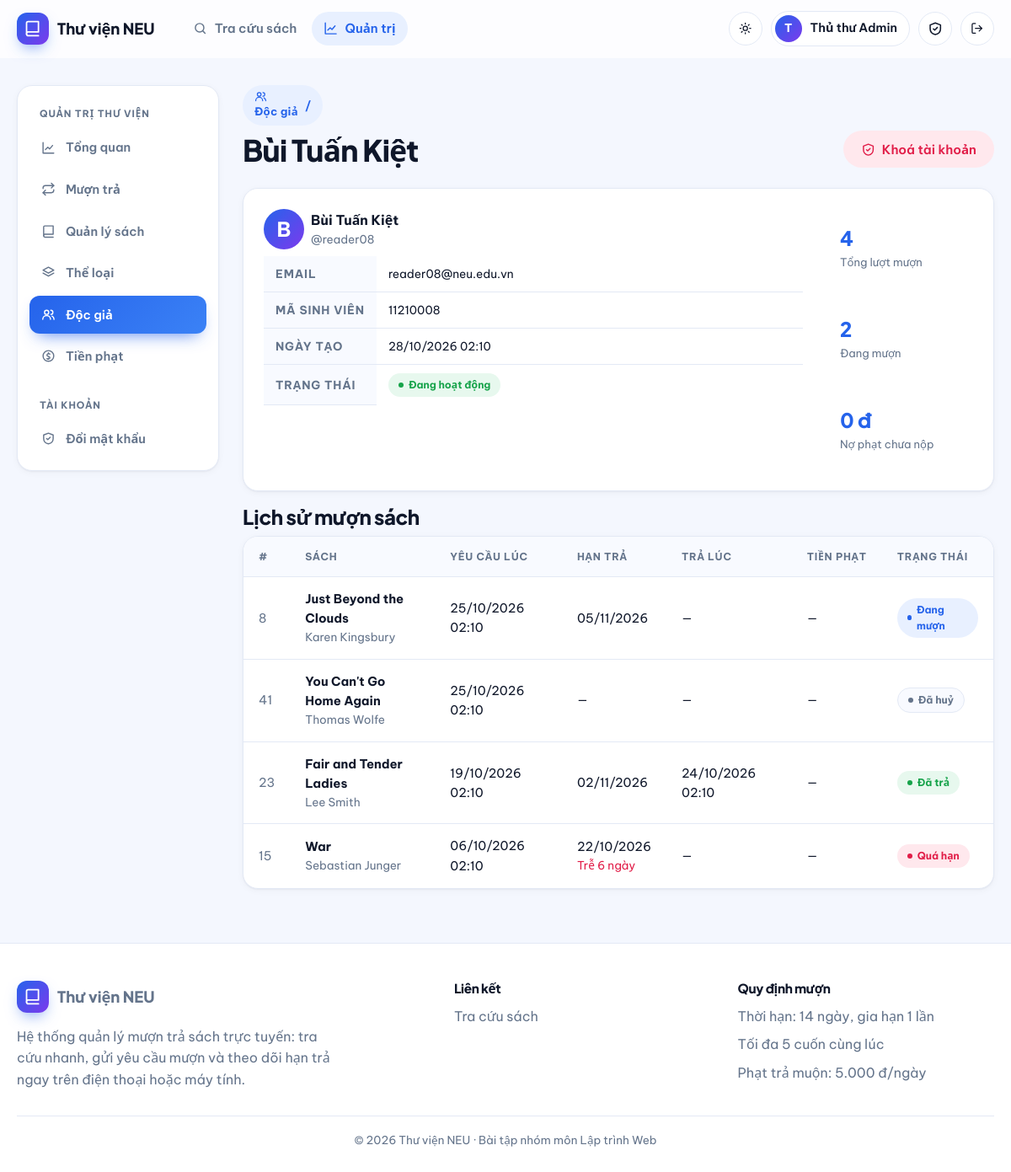
/admin/users/9 (signed in), run on the app's committed database.
### app/models.py (models this page shows, shortened)
class User(UserMixin, db.Model):
    id = db.Column(db.Integer, primary_key=True)
    username = db.Column(db.String(50), unique=True, nullable=False, index=True)
    email = db.Column(db.String(120), unique=True, nullable=False)
    full_name = db.Column(db.String(100), nullable=False)
    student_code = db.Column(db.String(30))
    password_hash = db.Column(db.String(255), nullable=False)
    role = db.Column(db.String(20), nullable=False, default=ROLE_READER)
    active = db.Column(db.Boolean, nullable=False, default=True)
    created_at = db.Column(db.DateTime, default=datetime.now)
    loans = db.relationship("Loan", foreign_keys="Loan.user_id", back_populates="user")
    @property
    def is_active(self):  # Flask-Login: tài khoản bị khoá không đăng nhập được
        return self.active
    @property
    def is_admin(self):
        return self.role == ROLE_ADMIN

class Loan(db.Model):
    id = db.Column(db.Integer, primary_key=True)
    user_id = db.Column(db.Integer, db.ForeignKey("user.id"), nullable=False)
    book_id = db.Column(db.Integer, db.ForeignKey("book.id"), nullable=False)
    status = db.Column(db.String(20), nullable=False, default=LOAN_PENDING, index=True)
    requested_at = db.Column(db.DateTime, default=datetime.now)
    approved_at = db.Column(db.DateTime)
    due_date = db.Column(db.Date)
    returned_at = db.Column(db.DateTime)
    renew_count = db.Column(db.Integer, default=0)
    fine_amount = db.Column(db.Integer, default=0)
    fine_paid = db.Column(db.Boolean, default=False)
    note = db.Column(db.String(255))
    processed_by = db.Column(db.Integer, db.ForeignKey("user.id"))
    user = db.relationship("User", foreign_keys=[user_id], back_populates="loans")
    book = db.relationship("Book", back_populates="loans")
    processor = db.relationship("User", foreign_keys=[processed_by])
    @property
    def is_overdue(self):
        return self.status == LOAN_BORROWING and self.due_date and date.today() > self.due_date
    @property
    def overdue_days(self):
        if self.is_overdue:
            return (date.today() - self.due_date).days
        return 0
    @property
    def status_label(self):
        if self.is_overdue:
            return ("Quá hạn", "danger")
        return STATUS_LABELS.get(self.status, (self.status, "secondary"))

class Book(db.Model):
    id = db.Column(db.Integer, primary_key=True)
    title = db.Column(db.String(200), nullable=False, index=True)
    author = db.Column(db.String(120), nullable=False)
    isbn = db.Column(db.String(20))
    publisher = db.Column(db.String(120))
    year = db.Column(db.Integer)
    description = db.Column(db.Text)
    cover_url = db.Column(db.String(500))          # URL ảnh bìa
    location = db.Column(db.String(20))            # Vị trí kệ, vd: "Tủ 03 - Ngăn 07"
    total_copies = db.Column(db.Integer, nullable=False, default=1)
    available_copies = db.Column(db.Integer, nullable=False, default=1)
    category_id = db.Column(db.Integer, db.ForeignKey("category.id"))
    category = db.relationship("Category", back_populates="books")
    loans = db.relationship("Loan", back_populates="book")

### app/blueprints/admin.py (the view)
@bp.route("/users/<int:user_id>")
@admin_required
def user_detail(user_id):
    user = User.query.get_or_404(user_id)
    if user.is_admin:
        abort(403)
    loans = Loan.query.filter_by(user_id=user.id).order_by(Loan.requested_at.desc()).all()
    unpaid = sum(l.fine_amount for l in loans if l.fine_amount and not l.fine_paid)
    return render_template("admin/user_detail.html", user=user, loans=loans, unpaid=unpaid)

### app/blueprints/admin.py (called while the page is built)
def admin_required(fn):
    @wraps(fn)
    @login_required
    def wrapper(*a, **kw):
        if not current_user.is_admin:
            abort(403)
        return fn(*a, **kw)
    return wrapper

### app/models.py (called while the page is built)
@login_manager.user_loader
def load_user(user_id):
    return db.session.get(User, int(user_id))

### app/templates/admin/user_detail.html (shortened to what this page needs)
{% extends "admin/_layout.html" %}
{% from "macros.html" import csrf, icon, status_badge, empty %}
{% block admin_content %}
<div class="page-head" data-reveal>
  <div>
    <span class="eyebrow">
      <a href="{{ url_for('admin.users') }}">{{ icon('users') }} Độc giả</a> /
    </span>
    <h1 class="mt-1">{{ user.full_name }}</h1>
  </div>
  <div class="row-actions">
    <form method="post" action="{{ url_for('admin.user_toggle', user_id=user.id) }}"
      {% if user.active %}data-confirm="Khoá tài khoản {{ user.username }}? Người này sẽ không đăng nhập được."{% endif %}>
      <button class="btn {{ 'btn-danger' if user.active else 'btn-success' }}">
        {{ icon('shield') }} {{ 'Khoá tài khoản' if user.active else 'Mở khoá' }}
      </button>
    </form>
  </div>
</div>
<div class="card mb-2" data-reveal>
  <div class="card-body">
    <div class="grid-2" style="gap:1.5rem">
      <div>
        <div class="flex items-center gap-1 mb-1">
          <span class="avatar" style="width:3rem;height:3rem;font-size:1.5rem">{{ user.full_name[:1]|upper }}</span>
          <div>
            <div class="fw-bold">{{ user.full_name }}</div>
            <div class="small muted">@{{ user.username }}</div>
          </div>
        </div>
        <table class="table table-sm" style="max-width:420px">
          <tr><th style="width:130px">Email</th><td>{{ user.email }}</td></tr>
          <tr><th>Mã sinh viên</th><td>{{ user.student_code or '—' }}</td></tr>
          <tr><th>Ngày tạo</th><td>{{ user.created_at|dt }}</td></tr>
          <tr><th>Trạng thái</th><td>
            {% if user.active %}
              <span class="badge badge-success">Đang hoạt động</span>
            {% else %}
              <span class="badge badge-secondary">Bị khoá</span>
            {% endif %}
          </td></tr>
        </table>
      </div>
      <div>
        <div class="stat-row">
          <div class="stat-card">
            <div class="stat-num" data-count="{{ loans|length }}">{{ loans|length }}</div>
            <div class="stat-label">Tổng lượt mượn</div>
          </div>
          <div class="stat-card">
            <div class="stat-num" data-count="{{ loans|selectattr('status','equalto','borrowing')|list|length }}">{{ loans|selectattr('status','equalto','borrowing')|list|length }}</div>
            <div class="stat-label">Đang mượn</div>
          </div>
          <div class="stat-card" style="{{ 'color:var(--danger)' if unpaid > 0 }}">
            <div class="stat-num">{{ unpaid|vnd }}</div>
            <div class="stat-label">Nợ phạt chưa nộp</div>
          </div>
        </div>
      </div>
    </div>
  </div>
</div>
<h2 class="mt-2 mb-1" data-reveal>Lịch sử mượn sách</h2>
{% if loans %}
<div class="table-wrap" data-reveal>
  <table class="table">
    <thead>
      <tr>
        <th>#</th>
        <th>Sách</th>
        <th>Yêu cầu lúc</th>
        <th>Hạn trả</th>
        <th>Trả lúc</th>
        <th>Tiền phạt</th>
        <th>Trạng thái</th>
      </tr>
    </thead>
    <tbody>
    {% for l in loans %}
    <tr>
      <td class="muted">{{ l.id }}</td>
      <td>
        <b>{{ l.book.title }}</b>
        <div class="small muted">{{ l.book.author }}</div>
      </td>
      <td>{{ l.requested_at|dt }}</td>
      <td>
        {{ l.due_date.strftime('%d/%m/%Y') if l.due_date else '—' }}
        {% if l.is_overdue %}
          <div class="small" style="color:var(--danger)">Trễ {{ l.overdue_days }} ngày</div>
        {% endif %}
      </td>
      <td>{{ l.returned_at|dt if l.returned_at else '—' }}</td>
      <td>
        {% if l.fine_amount %}
          {{ l.fine_amount|vnd }}
          {% if l.fine_paid %}
            <span class="badge badge-success">Đã thu</span>
          {% else %}
            <span class="badge badge-danger">Chưa nộp</span>
          {% endif %}
        {% else %}
          —
        {% endif %}
      </td>
      <td>{{ status_badge(l) }}</td>
    </tr>
    {% endfor %}
    </tbody>
  </table>
</div>
{% else %}
<div class="card">{{ empty('📚', 'Chưa có lịch sử mượn', 'Độc giả này chưa gửi yêu cầu mượn sách nào.') }}</div>
{% endif %}
{% endblock %}

### app/templates/macros.html (shortened to what this page needs)
{% macro icon(name) %}<svg class="icon" viewBox="0 0 24 24" aria-hidden="true">{{ _icons[name]|safe }}</svg>{% endmacro %}
{% macro status_badge(loan) %}
  {% set l = loan.status_label %}<span class="badge badge-{{ 'warning' if l[1]=='warning' else 'primary' if l[1]=='primary' else 'success' if l[1]=='success' else 'danger' if l[1]=='danger' else 'secondary' }}">{{ l[0] }}</span>
{% endmacro %}

### app/templates/base.html (shortened to what this page needs)
{% from "macros.html" import icon %}
<!doctype html>
<html lang="vi">
<head>
  <link rel="stylesheet" href="{{ url_for('static', filename='css/style.css') }}">
</head>
<body>
<header class="navbar">
  <div class="container nav-inner">
    <a class="brand" href="{{ url_for('main.index') }}"><span class="brand-mark">{{ icon('book') }}</span>Thư viện NEU</a>
    <nav class="nav-links" id="nav-links">
      <a class="nav-link {{ 'active' if request.endpoint in ('main.index','main.book_detail') }}" href="{{ url_for('main.index') }}">{{ icon('search') }} Tra cứu sách</a>
      {% if current_user.is_authenticated and current_user.is_admin %}
      <a class="nav-link {{ 'active' if request.blueprint == 'admin' }}" href="{{ url_for('admin.dashboard') }}">{{ icon('chart') }} Quản trị</a>
      {% endif %}
    </nav>
    <div class="nav-actions">
      <button class="icon-btn theme-toggle" type="button" aria-label="Đổi giao diện sáng/tối">
        <span class="sun">{{ icon('sun') }}</span><span class="moon">{{ icon('moon') }}</span>
      </button>
      {% if current_user.is_authenticated %}
        <div class="user-chip"><span class="avatar">{{ current_user.full_name[:1]|upper }}</span><span class="name">{{ current_user.full_name }}</span></div>
        <a class="icon-btn" href="{{ url_for('auth.change_password') }}" aria-label="Đổi mật khẩu" title="Đổi mật khẩu">{{ icon('shield') }}</a>
        <form method="post" action="{{ url_for('auth.logout') }}">
          <button class="icon-btn" aria-label="Đăng xuất" title="Đăng xuất">{{ icon('logout') }}</button>
        </form>
      {% else %}
        <a class="btn btn-ghost btn-sm" href="{{ url_for('auth.login') }}">Đăng nhập</a>
        <a class="btn btn-primary btn-sm" href="{{ url_for('auth.register') }}">Đăng ký</a>
      {% endif %}
    </div>
  </div>
</header>
<main>
  <div class="container">{% block content %}{% endblock %}</div>
</main>
<footer class="footer">
  <div class="container">
    <div class="footer-grid">
      <div>
        <a class="brand" href="{{ url_for('main.index') }}"><span class="brand-mark">{{ icon('book') }}</span>Thư viện NEU</a>
        <p class="muted mt-2" style="max-width:380px">Hệ thống quản lý mượn trả sách trực tuyến: tra cứu nhanh, gửi yêu cầu mượn và theo dõi hạn trả ngay trên điện thoại hoặc máy tính.</p>
      </div>
      <div><h4>Liên kết</h4><ul>
        <li><a href="{{ url_for('main.index') }}">Tra cứu sách</a></li>
      </ul></div>
      <div><h4>Quy định mượn</h4><ul class="muted">
        <li>Thời hạn: {{ config.LOAN_DAYS }} ngày, gia hạn {{ config.MAX_RENEWALS }} lần</li>
        <li>Tối đa {{ config.MAX_ACTIVE_LOANS }} cuốn cùng lúc</li>
        <li>Phạt trả muộn: {{ '{:,}'.format(config.FINE_PER_DAY).replace(',', '.') }} đ/ngày</li>
      </ul></div>
    </div>
    <div class="copy">© 2026 Thư viện NEU · Bài tập nhóm môn Lập trình Web</div>
  </div>
</footer>
</body>
</html>

### data on the page
User: full_name "T", full_name "Thủ thư Admin"
User: full_name "Bùi Tuấn Kiệt", active "Khoá tài khoản", full_name "B", username "reader08", email "reader08@neu.edu.vn", student_code "11210008", created_at|dt "28/10/2026 02:10"
Loan: id "8", book "Just Beyond the Clouds", book.author "Karen Kingsbury", requested_at|dt "25/10/2026 02:10", due_date "05/11/2026", returned_at|dt "—", l "Đang mượn"
Loan: id "41", book "You Can't Go Home Again", book.author "Thomas Wolfe", requested_at|dt "25/10/2026 02:10", due_date "—", returned_at|dt "—", l "Đã huỷ"
Loan: id "23", book "Fair and Tender Ladies", book.author "Lee Smith", requested_at|dt "19/10/2026 02:10", due_date "02/11/2026", returned_at|dt "24/10/2026 02:10", l "Đã trả"
Loan: id "15", book "War", book.author "Sebastian Junger", requested_at|dt "06/10/2026 02:10", due_date "22/10/2026", overdue_days "6", returned_at|dt "—", l "Quá hạn"

### other printed values
{{ loans|length }} "4"
{{ loans|selectattr('status','equalto','borrowing')|list|length }} "2"
{{ unpaid|vnd }} "0 đ"
{{ config.LOAN_DAYS }} "14"
{{ config.MAX_RENEWALS }} "1"
{{ config.MAX_ACTIVE_LOANS }} "5"
{{ '{:,}'.format(config.FINE_PER_DAY).replace(',', '.') }} "5.000"
